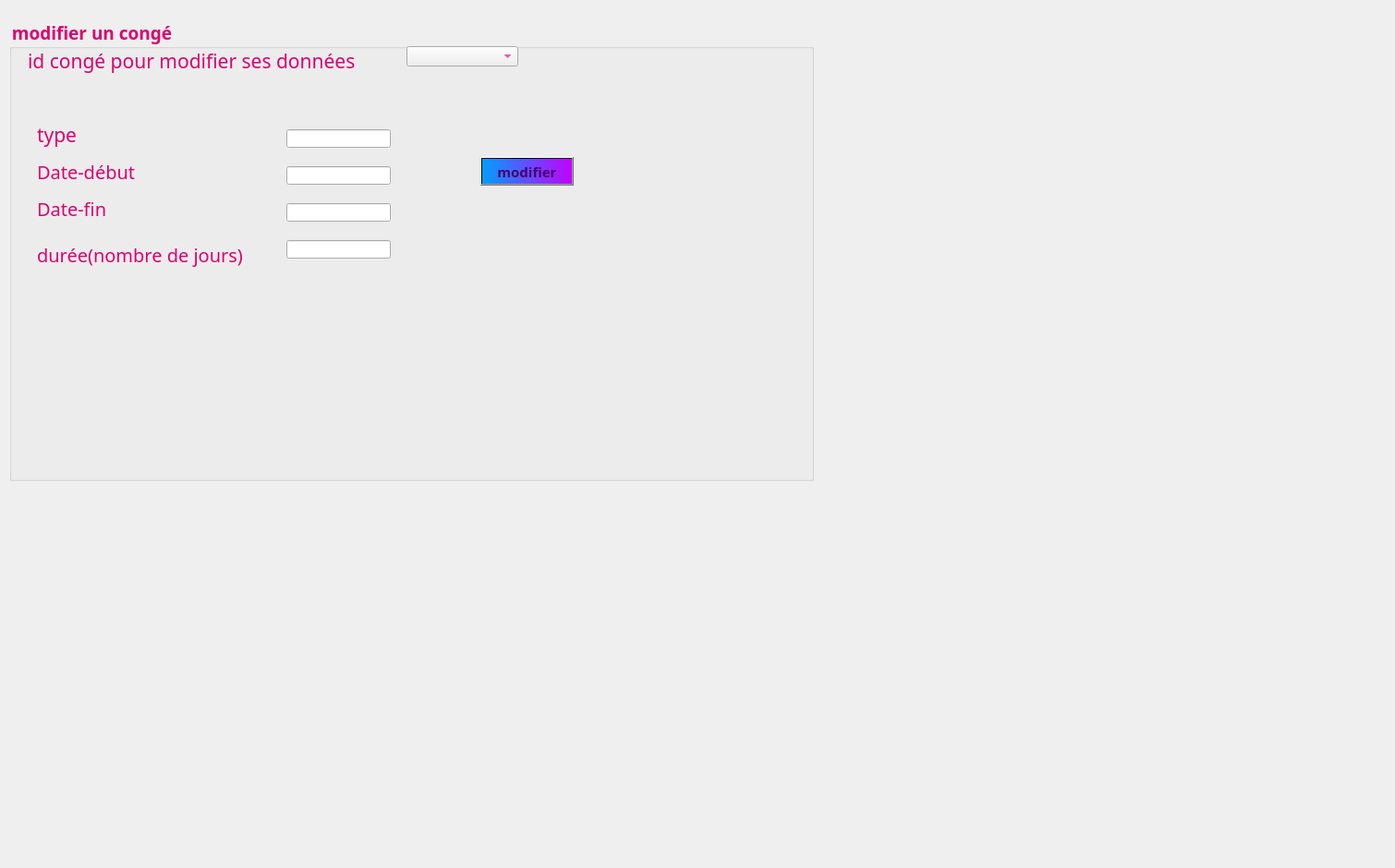
     <widget class="QWidget" name="modifiercong">
      <attribute name="title">
       <string>Modifier</string>
      </attribute>
      <widget class="QGroupBox" name="ajouteruncong_2">
       <property name="geometry">
        <rect>
         <x>10</x>
         <y>20</y>
         <width>871</width>
         <height>501</height>
        </rect>
       </property>
       <property name="font">
        <font>
         <family>Lucida Calligraphy</family>
         <pointsize>14</pointsize>
         <weight>75</weight>
         <bold>true</bold>
        </font>
       </property>
       <property name="styleSheet">
        <string notr="true">color: rgb(222, 0, 111);
</string>
       </property>
       <property name="title">
        <string>modifier un congé</string>
       </property>
       <property name="flat">
        <bool>false</bool>
       </property>
       <property name="checkable">
        <bool>false</bool>
       </property>
       <widget class="QLabel" name="label_duree_2">
        <property name="geometry">
         <rect>
          <x>30</x>
          <y>240</y>
          <width>281</width>
          <height>31</height>
         </rect>
        </property>
        <property name="font">
         <font>
          <family>Lucida Calligraphy</family>
          <pointsize>15</pointsize>
         </font>
        </property>
        <property name="text">
         <string>durée(nombre de jours)</string>
        </property>
       </widget>
       <widget class="QLabel" name="label_datedeb_2">
        <property name="geometry">
         <rect>
          <x>30</x>
          <y>150</y>
          <width>171</width>
          <height>31</height>
         </rect>
        </property>
        <property name="font">
         <font>
          <family>Lucida Calligraphy</family>
          <pointsize>15</pointsize>
         </font>
        </property>
        <property name="text">
         <string>Date-début</string>
        </property>
       </widget>
       <widget class="QLabel" name="label_type_2">
        <property name="geometry">
         <rect>
          <x>30</x>
          <y>110</y>
          <width>171</width>
          <height>31</height>
         </rect>
        </property>
        <property name="font">
         <font>
          <family>Lucida Calligraphy</family>
          <pointsize>16</pointsize>
         </font>
        </property>
        <property name="text">
         <string>type</string>
        </property>
       </widget>
       <widget class="QLabel" name="label_datefin_2">
        <property name="geometry">
         <rect>
          <x>30</x>
          <y>190</y>
          <width>171</width>
          <height>31</height>
         </rect>
        </property>
        <property name="font">
         <font>
          <family>Lucida Calligraphy</family>
          <pointsize>15</pointsize>
         </font>
        </property>
        <property name="text">
         <string>Date-fin</string>
        </property>
       </widget>
       <widget class="QPushButton" name="pushButton_modifierconges">
        <property name="geometry">
         <rect>
          <x>510</x>
          <y>150</y>
          <width>101</width>
          <height>31</height>
         </rect>
        </property>
        <property name="font">
         <font>
          <family>Lucida Calligraphy</family>
          <pointsize>11</pointsize>
          <weight>75</weight>
          <bold>true</bold>
         </font>
        </property>
        <property name="styleSheet">
         <string notr="true">background-color: qlineargradient(spread:pad, x1:0, y1:0, x2:1, y2:0, stop:0 rgba(0, 158, 255, 255), stop:1 rgba(195, 0, 255, 255));
color: rgb(74, 0, 111);</string>
        </property>
        <property name="text">
         <string>modifier</string>
        </property>
       </widget>
       <widget class="QLineEdit" name="typem">
        <property name="geometry">
         <rect>
          <x>300</x>
          <y>120</y>
          <width>113</width>
          <height>20</height>
         </rect>
        </property>
       </widget>
       <widget class="QLineEdit" name="datedebm">
        <property name="geometry">
         <rect>
          <x>300</x>
          <y>160</y>
          <width>113</width>
          <height>20</height>
         </rect>
        </property>
       </widget>
       <widget class="QLineEdit" name="dureem">
        <property name="geometry">
         <rect>
          <x>300</x>
          <y>240</y>
          <width>113</width>
          <height>20</height>
         </rect>
        </property>
       </widget>
       <widget class="QLineEdit" name="datefinm">
        <property name="geometry">
         <rect>
          <x>300</x>
          <y>200</y>
          <width>113</width>
          <height>20</height>
         </rect>
        </property>
       </widget>
       <widget class="QLabel" name="label_id_3">
        <property name="geometry">
         <rect>
          <x>20</x>
          <y>30</y>
          <width>391</width>
          <height>31</height>
         </rect>
        </property>
        <property name="font">
         <font>
          <family>Lucida Calligraphy</family>
          <pointsize>16</pointsize>
         </font>
        </property>
        <property name="text">
         <string>id congé pour modifier ses données</string>
        </property>
       </widget>
       <widget class="QComboBox" name="idcm">
        <property name="geometry">
         <rect>
          <x>430</x>
          <y>30</y>
          <width>121</width>
          <height>22</height>
         </rect>
        </property>
       </widget>
      </widget>
      <widget class="QLabel" name="label_photo_17">
       <property name="geometry">
        <rect>
         <x>-10</x>
         <y>0</y>
         <width>1501</width>
         <height>931</height>
        </rect>
       </property>
       <property name="text">
        <string/>
       </property>
       <property name="pixmap">
        <pixmap>../imagesQT/mailingback.jpg</pixmap>
       </property>
      </widget>
      <zorder>label_photo_17</zorder>
      <zorder>ajouteruncong_2</zorder>
     </widget>
